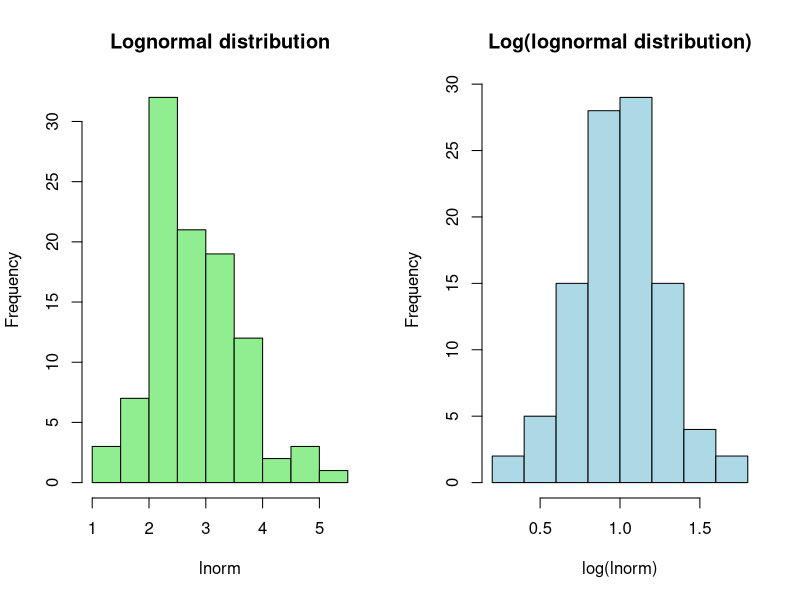

This chart was generated by the following R code:
## ---- chunk 1
knitr::opts_chunk$set(echo = TRUE)
## ---- chunk 2

# specify values
n <- 100
mu <- 1
sigma <- 0.25

# sample from log normal
lnorm <- rlnorm(n, meanlog = mu, sdlog = sigma)

# Histogram of the distribution
par(mfrow = c(1,2))
hist(lnorm, main = "Lognormal distribution", col = "lightgreen")
hist(log(lnorm), main = "Log(lognormal distribution)", col = "lightblue")

